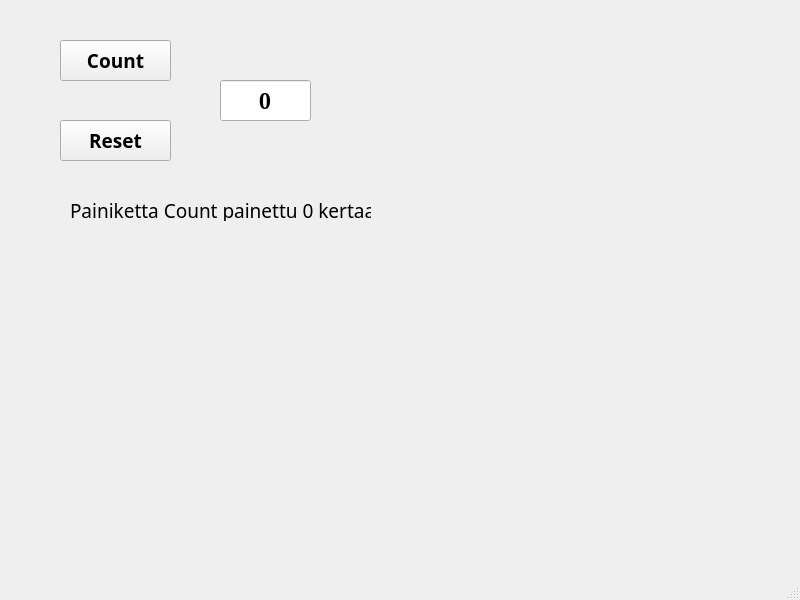
<?xml version="1.0" encoding="UTF-8"?>
<ui version="4.0">
 <class>MainWindow</class>
 <widget class="QMainWindow" name="MainWindow">
  <property name="geometry">
   <rect>
    <x>0</x>
    <y>0</y>
    <width>800</width>
    <height>600</height>
   </rect>
  </property>
  <property name="font">
   <font>
    <pointsize>14</pointsize>
   </font>
  </property>
  <property name="windowTitle">
   <string>MainWindow</string>
  </property>
  <property name="layoutDirection">
   <enum>Qt::LayoutDirection::LeftToRight</enum>
  </property>
  <widget class="QWidget" name="centralwidget">
   <widget class="QPushButton" name="btnCount">
    <property name="geometry">
     <rect>
      <x>60</x>
      <y>40</y>
      <width>111</width>
      <height>41</height>
     </rect>
    </property>
    <property name="font">
     <font>
      <family>Copperplate Gothic</family>
      <pointsize>14</pointsize>
      <bold>true</bold>
     </font>
    </property>
    <property name="text">
     <string>Count</string>
    </property>
   </widget>
   <widget class="QPushButton" name="btnReset">
    <property name="geometry">
     <rect>
      <x>60</x>
      <y>120</y>
      <width>111</width>
      <height>41</height>
     </rect>
    </property>
    <property name="font">
     <font>
      <family>Copperplate Gothic</family>
      <pointsize>14</pointsize>
      <bold>true</bold>
     </font>
    </property>
    <property name="text">
     <string>Reset</string>
    </property>
   </widget>
   <widget class="QLineEdit" name="txtResult">
    <property name="geometry">
     <rect>
      <x>220</x>
      <y>80</y>
      <width>91</width>
      <height>41</height>
     </rect>
    </property>
    <property name="font">
     <font>
      <family>Constantia</family>
      <pointsize>16</pointsize>
      <bold>true</bold>
     </font>
    </property>
    <property name="layoutDirection">
     <enum>Qt::LayoutDirection::LeftToRight</enum>
    </property>
    <property name="text">
     <string>0</string>
    </property>
    <property name="alignment">
     <set>Qt::AlignmentFlag::AlignCenter</set>
    </property>
   </widget>
   <widget class="QLabel" name="labelInfo">
    <property name="geometry">
     <rect>
      <x>70</x>
      <y>200</y>
      <width>301</width>
      <height>21</height>
     </rect>
    </property>
    <property name="font">
     <font>
      <family>Baskerville Old Face</family>
      <pointsize>14</pointsize>
      <bold>false</bold>
     </font>
    </property>
    <property name="text">
     <string>Painiketta Count painettu 0 kertaa</string>
    </property>
   </widget>
  </widget>
  <widget class="QStatusBar" name="statusbar"/>
 </widget>
 <resources/>
 <connections/>
</ui>
